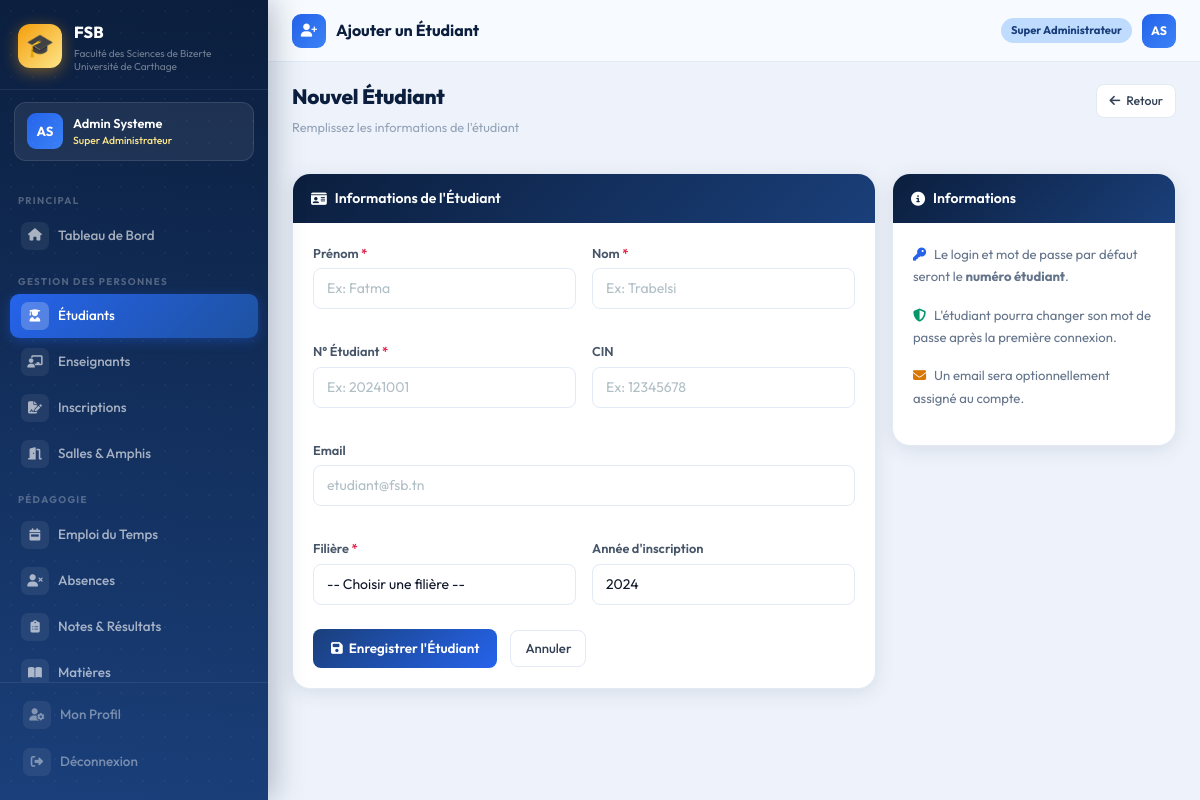
Screenshot of /dashboard/etudiants/ajouter/ (signed in) with the database file from the repository.
### accounts/models.py (models this page shows, shortened)
class CustomUser(AbstractUser):
    ROLE_CHOICES = [
        ('super_admin',  'Super Administrateur'),
        ('admin',        'Administrateur'),
        ('scolarite',    'Agent Scolarité'),
        ('chef_dept',    'Chef de Département'),
        ('doyen',        'Doyen / Vice-Doyen'),
    ]
    role = models.CharField(
        max_length=20,
        choices=ROLE_CHOICES,
        default='scolarite'
    )
    telephone = models.CharField(max_length=20, blank=True)
    departement = models.CharField(max_length=50, blank=True)
    @property
    def is_super_admin(self):
        return self.role == 'super_admin'

### administration/views.py (the view, shortened to what this page needs)
@login_required
def ajouter_etudiant(request):
    return render(request, 'administration/etudiants/ajouter.html', {
        'filieres': Filiere.objects.all(),
    })

### administration/models.py (called while the page is built)
    def __str__(self):
        return f"{self.code} — {self.nom}"

### templates/administration/etudiants/ajouter.html (shortened to what this page needs)
{% extends 'base.html' %}
{% block page_icon %}<i class="fas fa-user-plus"></i>{% endblock %}
{% block page_title %}Ajouter un Étudiant{% endblock %}
{% block content %}
<div class="page-header">
  <div><h1>Nouvel Étudiant</h1><p class="sub">Remplissez les informations de l'étudiant</p></div>
  <a href="{% url 'administration:liste_etudiants' %}" class="btn-ghost-fsb btn-sm"><i class="fas fa-arrow-left"></i> Retour</a>
</div>
<div class="row g-3">
  <div class="col-lg-8">
    <div class="card-fsb fu">
      <div class="card-fsb-header"><div class="header-left"><i class="fas fa-id-card"></i> Informations de l'Étudiant</div></div>
      <div class="card-fsb-body">
        <form method="post">{% csrf_token %}
          <div class="row g-3">
            <div class="col-md-6 form-group">
              <label class="form-label">Prénom <span style="color:#e11d48">*</span></label>
              <input type="text" name="prenom" class="form-control" placeholder="Ex: Fatma" required>
            </div>
            <div class="col-md-6 form-group">
              <label class="form-label">Nom <span style="color:#e11d48">*</span></label>
              <input type="text" name="nom" class="form-control" placeholder="Ex: Trabelsi" required>
            </div>
            <div class="col-md-6 form-group">
              <label class="form-label">N° Étudiant <span style="color:#e11d48">*</span></label>
              <input type="text" name="numero" class="form-control" placeholder="Ex: 20241001" required>
            </div>
            <div class="col-md-6 form-group">
              <label class="form-label">CIN</label>
              <input type="text" name="cin" class="form-control" placeholder="Ex: 12345678">
            </div>
            <div class="col-12 form-group">
              <label class="form-label">Email</label>
              <input type="email" name="email" class="form-control" placeholder="etudiant@fsb.tn">
            </div>
            <div class="col-md-6 form-group">
              <label class="form-label">Filière <span style="color:#e11d48">*</span></label>
              <select name="filiere" class="form-select" required>
                <option value="">-- Choisir une filière --</option>
              </select>
            </div>
            <div class="col-md-6 form-group">
              <label class="form-label">Année d'inscription</label>
              <input type="number" name="annee_inscription" class="form-control" value="2024" min="2000" max="2099">
            </div>
            <div class="col-12" style="margin-top:8px">
              <button type="submit" class="btn-primary-fsb"><i class="fas fa-save"></i> Enregistrer l'Étudiant</button>
              <a href="{% url 'administration:liste_etudiants' %}" class="btn-ghost-fsb" style="margin-left:10px">Annuler</a>
            </div>
          </div>
        </form>
      </div>
    </div>
  </div>
  <div class="col-lg-4">
    <div class="card-fsb fu fu2">
      <div class="card-fsb-header"><div class="header-left"><i class="fas fa-info-circle"></i> Informations</div></div>
      <div class="card-fsb-body">
        <div style="font-size:0.82rem;color:#64748b;line-height:1.7">
          <p><i class="fas fa-key me-2" style="color:#2563eb"></i>Le login et mot de passe par défaut seront le <strong>numéro étudiant</strong>.</p>
          <p><i class="fas fa-shield-alt me-2" style="color:#059669"></i>L'étudiant pourra changer son mot de passe après la première connexion.</p>
          <p><i class="fas fa-envelope me-2" style="color:#d97706"></i>Un email sera optionnellement assigné au compte.</p>
        </div>
      </div>
    </div>
  </div>
</div>
{% endblock %}

### templates/base.html (shortened to what this page needs)
<!DOCTYPE html>
<html lang="fr">
<head>
    <link href="https://cdn.jsdelivr.net/npm/bootstrap@5.3.2/dist/css/bootstrap.min.css" rel="stylesheet">
    <link href="https://cdnjs.cloudflare.com/ajax/libs/font-awesome/6.5.0/css/all.min.css" rel="stylesheet">
    {% load static %}
    <link rel="stylesheet" href="{% static 'css/fsb.css' %}">
</head>
<body>
    {% if user.is_authenticated %}
    <aside class="sidebar" id="sidebar">
        <div class="sidebar-brand">
            <div class="brand-logo">🎓</div>
            <div>
                <div class="brand-name">FSB</div>
                <div class="brand-desc">Faculté des Sciences de Bizerte<br>Université de Carthage</div>
            </div>
        </div>
        <div class="sidebar-user">
            <div class="user-avatar">{{ user.first_name|first|upper }}{{ user.last_name|first|upper }}</div>
            <div>
                <div class="user-fullname">{{ user.get_full_name|truncatechars:22 }}</div>
                <div class="user-role-badge">{{ user.get_role_display }}</div>
            </div>
        </div>
        <nav class="sidebar-nav">
            <span class="nav-section">Principal</span>
            <a href="{% url 'administration:dashboard' %}"
                class="sidebar-link {% if request.resolver_match.url_name == 'dashboard' %}active{% endif %}">
                <span class="s-icon"><i class="fas fa-home"></i></span>Tableau de Bord
            </a>
            <span class="nav-section">Gestion des Personnes</span>
            <a href="{% url 'administration:liste_etudiants' %}"
                class="sidebar-link {% if 'etudiants' in request.path %}active{% endif %}">
                <span class="s-icon"><i class="fas fa-user-graduate"></i></span>Étudiants
            </a>
            <a href="{% url 'administration:liste_enseignants' %}"
                class="sidebar-link {% if 'enseignants' in request.path %}active{% endif %}">
                <span class="s-icon"><i class="fas fa-chalkboard-teacher"></i></span>Enseignants
            </a>
            <a href="{% url 'administration:inscriptions' %}"
                class="sidebar-link {% if 'inscriptions' in request.path %}active{% endif %}">
                <span class="s-icon"><i class="fas fa-file-signature"></i></span>Inscriptions
            </a>
            <a href="{% url 'administration:salles' %}"
                class="sidebar-link {% if 'salles' in request.path %}active{% endif %}">
                <span class="s-icon"><i class="fas fa-door-open"></i></span>Salles & Amphis
            </a>
            <span class="nav-section">Pédagogie</span>
            <a href="{% url 'pedagogie:emploi_du_temps' %}"
                class="sidebar-link {% if 'emploi' in request.path %}active{% endif %}">
                <span class="s-icon"><i class="fas fa-calendar-week"></i></span>Emploi du Temps
            </a>
            <a href="{% url 'pedagogie:absences' %}"
                class="sidebar-link {% if 'absences' in request.path %}active{% endif %}">
                <span class="s-icon"><i class="fas fa-user-times"></i></span>Absences
            </a>
            <a href="{% url 'pedagogie:notes' %}"
                class="sidebar-link {% if 'notes' in request.path %}active{% endif %}">
                <span class="s-icon"><i class="fas fa-clipboard-list"></i></span>Notes & Résultats
            </a>
            <a href="{% url 'pedagogie:matieres' %}"
                class="sidebar-link {% if 'matieres' in request.path %}active{% endif %}">
                <span class="s-icon"><i class="fas fa-book-open"></i></span>Matières
            </a>
        </nav>
        <div class="sidebar-footer">
            <a href="{% url 'accounts:profile' %}" class="sidebar-link" style="margin-bottom:3px">
                <span class="s-icon"><i class="fas fa-user-cog"></i></span>Mon Profil
            </a>
            <a href="{% url 'accounts:logout' %}" class="sidebar-link danger">
                <span class="s-icon"><i class="fas fa-sign-out-alt"></i></span>Déconnexion
            </a>
        </div>
    </aside>
    <div class="main-wrapper">
        <header class="topbar">
            <div class="topbar-left">
                <div class="topbar-icon">{% block page_icon %}<i class="fas fa-th"></i>{% endblock %}</div>
                <span class="topbar-title">{% block page_title %}Tableau de Bord{% endblock %}</span>
            </div>
            <div class="topbar-right">
                <span class="role-chip">{{ user.get_role_display }}</span>
                <a class="user-avatar"
                    style="width:34px;height:34px;font-size:0.77rem;border-radius:9px;cursor:pointer;display:inline-flex;align-items:center;justify-content:center;text-decoration:none"
                    href="{% url 'accounts:profile' %}">
                    {{ user.first_name|first|upper }}{{ user.last_name|first|upper }}
                </a>
            </div>
        </header>
        <div class="content-area">
            {% block content %}{% endblock %}
        </div>
    </div>
    {% else %}
    {% block full_content %}{% endblock %}
    {% endif %}
    {% load static %}
</body>
</html>

### rows the page displays
CustomUser: first_name|first "A", last_name|first "S", get_full_name "Admin Systeme", role "Super Administrateur"
